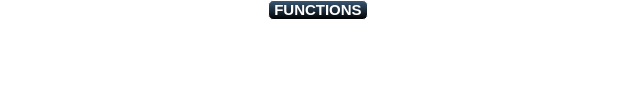
    <widget class="QGroupBox" name="functionsPanel">
     <property name="geometry">
      <rect>
       <x>30</x>
       <y>14</y>
       <width>630</width>
       <height>106</height>
      </rect>
     </property>
     <property name="font">
      <font>
       <pointsize>-1</pointsize>
       <weight>75</weight>
       <italic>false</italic>
       <bold>true</bold>
      </font>
     </property>
     <property name="styleSheet">
      <string notr="true">QGroupBox {
     background-color: rgba(0,0,0,0);
     border: 1px solid white;
     border-radius: 5px;
     margin-top: 1ex; /* leave space at the top for the title */
	 font:bold 15px;	
 }

 QGroupBox::title {
	border:1px solid white;
	border-radius:5px;
     subcontrol-origin: margin;
     subcontrol-position: top center; /* position at the top center */
     padding: 0 3px;
	 color:white;
     background-color: qlineargradient(x1: 0, y1: 0, x2: 0, y2: 1,stop: 0 #3a5976, stop: 1 #000000);
 }</string>
     </property>
     <property name="title">
      <string>FUNCTIONS</string>
     </property>
     <widget class="QPushButton" name="AutoManual">
      <property name="geometry">
       <rect>
        <x>219</x>
        <y>19</y>
        <width>55</width>
        <height>55</height>
       </rect>
      </property>
      <property name="font">
       <font>
        <weight>75</weight>
        <italic>false</italic>
        <bold>true</bold>
       </font>
      </property>
      <property name="focusPolicy">
       <enum>Qt::NoFocus</enum>
      </property>
      <property name="styleSheet">
       <string notr="true">QPushButton {
         border: 2px solid rgba(0,0,0,0);
         border-radius: 25px;
         background-color: rgba(0,0,0,0);
     }</string>
      </property>
      <property name="text">
       <string/>
      </property>
      <property name="icon">
       <iconset resource="icm.qrc">
        <normaloff>:/Symbols/Time-Machine-icon.png</normaloff>:/Symbols/Time-Machine-icon.png</iconset>
      </property>
      <property name="iconSize">
       <size>
        <width>48</width>
        <height>48</height>
       </size>
      </property>
     </widget>
     <widget class="QPushButton" name="NULL_2">
      <property name="geometry">
       <rect>
        <x>493</x>
        <y>19</y>
        <width>55</width>
        <height>55</height>
       </rect>
      </property>
      <property name="font">
       <font>
        <weight>75</weight>
        <italic>false</italic>
        <bold>true</bold>
       </font>
      </property>
      <property name="focusPolicy">
       <enum>Qt::NoFocus</enum>
      </property>
      <property name="styleSheet">
       <string notr="true">QPushButton {
         border: 2px solid rgba(0,0,0,0);
         border-radius: 25px;
         background-color: rgba(0,0,0,0);
     }</string>
      </property>
      <property name="text">
       <string/>
      </property>
      <property name="icon">
       <iconset resource="icm.qrc">
        <normaloff>:/Symbols/Number-0-icon.png</normaloff>:/Symbols/Number-0-icon.png</iconset>
      </property>
      <property name="iconSize">
       <size>
        <width>48</width>
        <height>48</height>
       </size>
      </property>
     </widget>
     <widget class="QPushButton" name="pushButton">
      <property name="geometry">
       <rect>
        <x>82</x>
        <y>19</y>
        <width>55</width>
        <height>55</height>
       </rect>
      </property>
      <property name="focusPolicy">
       <enum>Qt::NoFocus</enum>
      </property>
      <property name="styleSheet">
       <string notr="true">QPushButton {
         border: 2px solid rgba(0,0,0,0);
         border-radius: 25px;
         background-color: rgba(0,0,0,0);
     }</string>
      </property>
      <property name="text">
       <string/>
      </property>
      <property name="icon">
       <iconset resource="icm.qrc">
        <normaloff>:/Symbols/Letter-I-icon.png</normaloff>:/Symbols/Letter-I-icon.png</iconset>
      </property>
      <property name="iconSize">
       <size>
        <width>48</width>
        <height>48</height>
       </size>
      </property>
     </widget>
     <widget class="QPushButton" name="settings">
      <property name="geometry">
       <rect>
        <x>82</x>
        <y>19</y>
        <width>55</width>
        <height>55</height>
       </rect>
      </property>
      <property name="font">
       <font>
        <weight>75</weight>
        <italic>false</italic>
        <bold>true</bold>
       </font>
      </property>
      <property name="focusPolicy">
       <enum>Qt::NoFocus</enum>
      </property>
      <property name="styleSheet">
       <string notr="true">QPushButton {
         border: 2px solid rgba(0,0,0,0);
         border-radius: 25px;
         background-color: rgba(0,0,0,0);
     }</string>
      </property>
      <property name="text">
       <string/>
      </property>
      <property name="icon">
       <iconset resource="icm.qrc">
        <normaloff>:/Symbols/settings.png</normaloff>:/Symbols/settings.png</iconset>
      </property>
      <property name="iconSize">
       <size>
        <width>48</width>
        <height>48</height>
       </size>
      </property>
     </widget>
     <widget class="QPushButton" name="ONOFF">
      <property name="geometry">
       <rect>
        <x>356</x>
        <y>19</y>
        <width>55</width>
        <height>55</height>
       </rect>
      </property>
      <property name="font">
       <font>
        <weight>75</weight>
        <italic>false</italic>
        <bold>true</bold>
       </font>
      </property>
      <property name="focusPolicy">
       <enum>Qt::NoFocus</enum>
      </property>
      <property name="styleSheet">
       <string notr="true">QPushButton {
         border: 2px solid rgba(0,0,0,0);
         border-radius: 25px;
         background-color: rgba(0,0,0,0);
     }</string>
      </property>
      <property name="text">
       <string/>
      </property>
      <property name="icon">
       <iconset resource="icm.qrc">
        <normaloff>:/Symbols/Button-Play-icon.png</normaloff>:/Symbols/Button-Play-icon.png</iconset>
      </property>
      <property name="iconSize">
       <size>
        <width>48</width>
        <height>48</height>
       </size>
      </property>
     </widget>
     <widget class="QLabel" name="label_22">
      <property name="geometry">
       <rect>
        <x>75</x>
        <y>72</y>
        <width>70</width>
        <height>17</height>
       </rect>
      </property>
      <property name="font">
       <font>
        <family>DejaVu Sans</family>
        <pointsize>10</pointsize>
        <weight>50</weight>
        <bold>false</bold>
       </font>
      </property>
      <property name="styleSheet">
       <string notr="true">color:white;</string>
      </property>
      <property name="text">
       <string>SETTINGS</string>
      </property>
      <property name="alignment">
       <set>Qt::AlignCenter</set>
      </property>
     </widget>
     <widget class="QLabel" name="label_24">
      <property name="geometry">
       <rect>
        <x>193</x>
        <y>73</y>
        <width>110</width>
        <height>17</height>
       </rect>
      </property>
      <property name="font">
       <font>
        <family>DejaVu Sans</family>
        <pointsize>10</pointsize>
        <weight>50</weight>
        <bold>false</bold>
       </font>
      </property>
      <property name="styleSheet">
       <string notr="true">color:white;</string>
      </property>
      <property name="text">
       <string>AUTO/MAN</string>
      </property>
      <property name="alignment">
       <set>Qt::AlignCenter</set>
      </property>
     </widget>
     <widget class="QLabel" name="label_25">
      <property name="geometry">
       <rect>
        <x>340</x>
        <y>72</y>
        <width>90</width>
        <height>17</height>
       </rect>
      </property>
      <property name="font">
       <font>
        <family>DejaVu Sans</family>
        <pointsize>10</pointsize>
        <weight>50</weight>
        <bold>false</bold>
       </font>
      </property>
      <property name="styleSheet">
       <string notr="true">color:white;</string>
      </property>
      <property name="text">
       <string>HOLD</string>
      </property>
      <property name="alignment">
       <set>Qt::AlignCenter</set>
      </property>
     </widget>
     <widget class="QLabel" name="label_26">
      <property name="geometry">
       <rect>
        <x>497</x>
        <y>73</y>
        <width>50</width>
        <height>17</height>
       </rect>
      </property>
      <property name="font">
       <font>
        <family>DejaVu Sans</family>
        <pointsize>10</pointsize>
        <weight>50</weight>
        <bold>false</bold>
       </font>
      </property>
      <property name="styleSheet">
       <string notr="true">color:white;</string>
      </property>
      <property name="text">
       <string>REL</string>
      </property>
      <property name="alignment">
       <set>Qt::AlignCenter</set>
      </property>
     </widget>
     <widget class="QPushButton" name="ACDC">
      <property name="geometry">
       <rect>
        <x>493</x>
        <y>20</y>
        <width>55</width>
        <height>55</height>
       </rect>
      </property>
      <property name="font">
       <font>
        <weight>75</weight>
        <italic>false</italic>
        <bold>true</bold>
       </font>
      </property>
      <property name="focusPolicy">
       <enum>Qt::NoFocus</enum>
      </property>
      <property name="styleSheet">
       <string notr="true">QPushButton {
         border: 2px solid rgba(0,0,0,0);
         border-radius: 25px;
         background-color: rgba(0,0,0,0);
     }</string>
      </property>
      <property name="text">
       <string/>
      </property>
      <property name="icon">
       <iconset resource="icm.qrc">
        <normaloff>:/Symbols/Letter-ac-icon.png</normaloff>:/Symbols/Letter-ac-icon.png</iconset>
      </property>
      <property name="iconSize">
       <size>
        <width>48</width>
        <height>48</height>
       </size>
      </property>
     </widget>
     <zorder>ACDC</zorder>
     <zorder>pushButton</zorder>
     <zorder>AutoManual</zorder>
     <zorder>NULL_2</zorder>
     <zorder>settings</zorder>
     <zorder>ONOFF</zorder>
     <zorder>label_22</zorder>
     <zorder>label_24</zorder>
     <zorder>label_25</zorder>
     <zorder>label_26</zorder>
    </widget>
